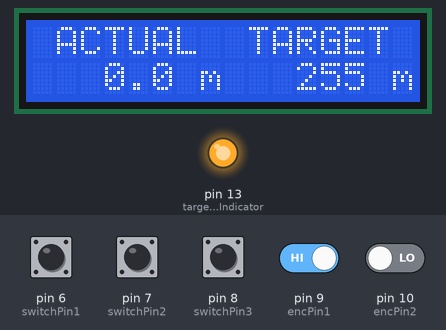
The sketch below on a simulated Arduino Uno, built with avr-gcc and run on an emulated ATmega328P. Parts: 16×2 character LCD, output pins drawn as LEDs (lit = HIGH). The test bench sets the inputs (shaded band); at power-on: pin 9 (encPin1) HIGH, pin 6 (switchPin1), pin 7 (switchPin2), pin 8 (switchPin3), pin 10 (encPin2) LOW. EEPROM starts erased.

Above: at 3.2 s.
3.3 s: pin 9 (encPin1) driven LOW
At 4.5 s:
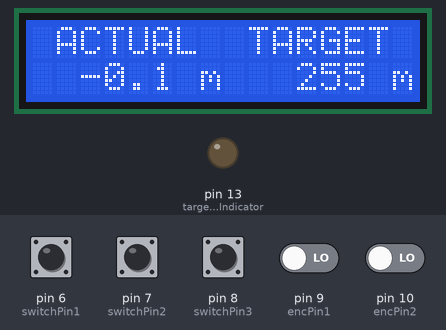
4.8 s: pin 6 (switchPin1) pulled HIGH for 0.15 s
At 5.1 s:
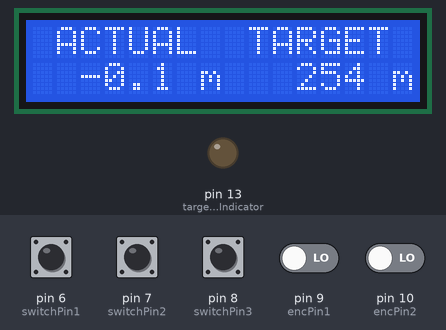
6.4 s: pin 8 (switchPin3) pulled HIGH for 0.15 s
At 7.6 s:
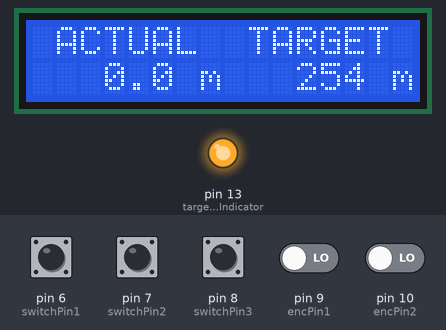
8.0 s: pin 6 (switchPin1) pulled HIGH for 1 s
At 8.8 s:
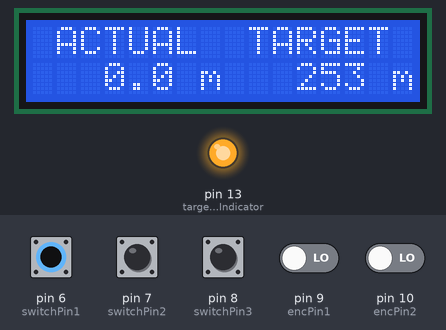
10.5 s: pin 9 (encPin1) driven HIGH
At 11.2 s:
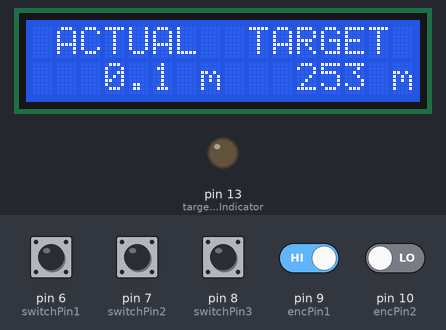
12.0 s: pin 7 (switchPin2) pulled HIGH for 0.15 s
At 13.0 s:
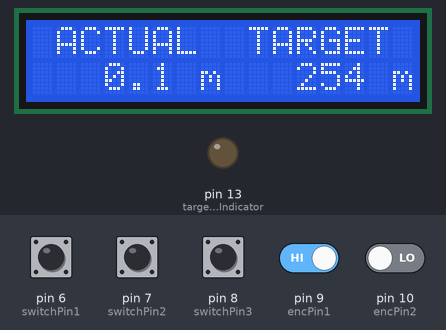
Timing chart, 0 to 14.6 s (numbered marks = the images above; inputs shaded):
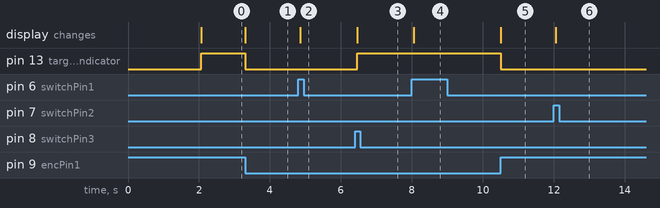

The sketch:

cableMeasure.ino
```cpp
/*
Arduino device to automatically measure cable length pulled.
Bill Addison
26 February 2021
*/

#include <LiquidCrystal.h>
#include <EEPROM.h>
#include <Arduino.h>
#include <stdlib.h>

LiquidCrystal lcd(12, 11, 2, 3, 4, 5);

//constants to define which pins or the arduino are used for what.
const int encPin1 = 9;                //rotary encoder attached to measuring wheel CLK
const int encPin2 = 10;               //rotary encoder attached to measuring wheel DATA
const int switchPin1 = 6;             //Switch 1 - decrease the target length
const int switchPin2 = 7;             //Switch 2 - increase the target length
const int switchPin3 = 8;             //Switch 3 - reset the measured length to 0
const int targetLengthIndicator = 13; //output pin used to indicate the measured length is a multiple of the target length

// variables to analyse the rotary encoder position
int pos = 0; //this will increment (or decrement) by 1 for each clockwise (counterclockwise) "click" of the rotary encoder
int state;
int lastState;

// variables to store measured and target length
int targetLength;
float measuredLength = 0;

//variable to analyse and debounce the three switch inputs
int switchState1;
int switchState2;
int switchState3;
int lastSwitchState1 = LOW;
int lastSwitchState2 = LOW;
int lastSwitchState3 = LOW;
unsigned long lastDebounceTime1 = 0;
unsigned long lastDebounceTime2 = 0;
unsigned long lastDebounceTime3 = 0;
unsigned long debounceDelay = 50;

//constants used to convert 'pos' variable into a length
const float C = 1.0; //circumference of measuring wheel
const int N = 10;    //number of "clicks" for one revolution of wheel

char unitOfLength[3] = " m"; //specify the unit of length (2 characters), and use the same unit of length used to specify C

void setup()
{
    //define pinModes
    pinMode(encPin1, INPUT);
    pinMode(encPin2, INPUT);
    pinMode(switchPin1, INPUT);
    pinMode(switchPin2, INPUT);
    pinMode(switchPin3, INPUT);
    pinMode(targetLengthIndicator, OUTPUT);

    //read initial values required.
    lastState = digitalRead(encPin1);
    digitalWrite(targetLengthIndicator, LOW);
    targetLength = EEPROM.read(0);

    //initilise LCD display
    lcd.begin(16, 2);
    lcd.print("Cable Measure");
    lcd.setCursor(0, 1);
    lcd.print("V1.00 210225");
    delay(2000);
    lcd.setCursor(0, 0);
    lcd.print(" ACTUAL  TARGET ");
}

// main loop

void loop()
{

    //read rotary encoder and increment or decrement  position accordingly
    state = digitalRead(encPin1);
    if (state != lastState)
    {
        if (digitalRead(encPin2) != state)
        {
            pos++;
        }
        else
        {
            pos--;
        }
    }
    lastState = state;

    //calculate measured length

    measuredLength = pos * C / N;

    //read from switch 1 and action

    int s1 = digitalRead(switchPin1);
    if (s1 != lastSwitchState1)
    {
        lastDebounceTime1 = millis();
    }
    if ((millis() - lastDebounceTime1) > debounceDelay)
    {
        if (s1 != switchState1)
        {
            switchState1 = s1;
            if (switchState1 == HIGH && targetLength > 0)
            {
                targetLength--;
                EEPROM.update(0, targetLength);
            }
        }
    }
    lastSwitchState1 = s1;

    //read from switch 2 and action

    int s2 = digitalRead(switchPin2);
    if (s2 != lastSwitchState2)
    {
        lastDebounceTime2 = millis();
    }
    if ((millis() - lastDebounceTime2) > debounceDelay)
    {
        if (s2 != switchState2)
        {
            switchState2 = s2;
            if (switchState2 == HIGH)
            {
                targetLength++;
                EEPROM.update(0, targetLength);
            }
        }
    }
    lastSwitchState2 = s2;

    //read from switch 3 action

    int s3 = digitalRead(switchPin3);
    if (s3 != lastSwitchState3)
    {
        lastDebounceTime3 = millis();
    }
    if ((millis() - lastDebounceTime3) > debounceDelay)
    {
        if (s3 != switchState3)
        {
            switchState3 = s3;
            if (switchState3 == HIGH)
            {
                pos = 0;
            }
        }
    }
    lastSwitchState3 = s3;

    //check if target length met and indicate accordingly

    if (targetLength > 0 and int(measuredLength * 10) % (targetLength * 10) == 0) //multiply by 10 and convert to integer - compare to 1 decimal place.
    {
        digitalWrite(targetLengthIndicator, HIGH);
    }
    else
    {
        digitalWrite(targetLengthIndicator, LOW);
    }

    //format and print results to LCD

    char measuredLength_str[7];
    char line1[17];
    dtostrf(measuredLength, 4, 1, measuredLength_str); //convert measuredLength to a string, with 1 decimal place.
    sprintf(line1, "%6s%2s%6u%2s", measuredLength_str, unitOfLength, targetLength, unitOfLength);
    lcd.setCursor(0, 1);
    lcd.print(line1);
}
```

Measured:
- after the input at 3.3 s, pin 13 (targetLengthIndicator): HIGH → LOW at once; the display: changes at once (image 1)
- after the input at 4.8 s, the display: changes after 0.05 s (image 2)
- after the input at 6.4 s, pin 13 (targetLengthIndicator): LOW → HIGH after 0.06 s; the display: changes after 0.06 s (image 3)
- after the input at 8.0 s, the display: changes after 0.06 s (image 4)
- after the input at 10.5 s, pin 13 (targetLengthIndicator): HIGH → LOW at once; the display: changes at once (image 5)
- after the input at 12.0 s, the display: changes after 0.05 s (image 6)
